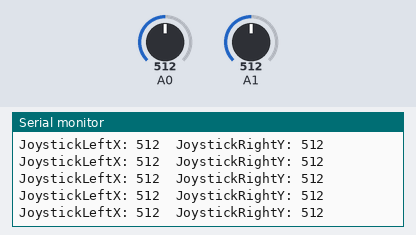
This sketch was run on a simulated Arduino Uno, built with avr-gcc and run on an emulated ATmega328P. On the bench: the last lines printed to the serial monitor. The inputs (shaded band) are chosen by the test bench; at power-on: A0 = 512, A1 = 512.

Above: at 1.2 s.
1.3 s: A0 set to 110
At 1.43 s:
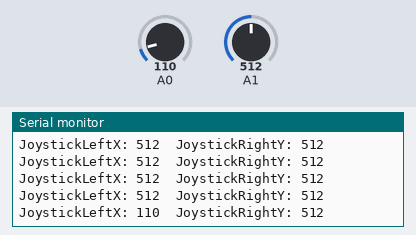
4.3 s: A0 set to 94
At 4.33 s:
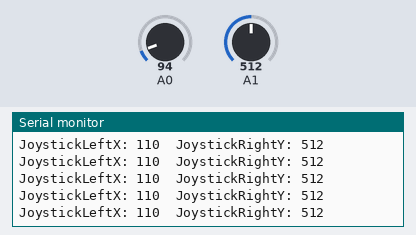
5.8 s: A1 set to 105
At 5.83 s:
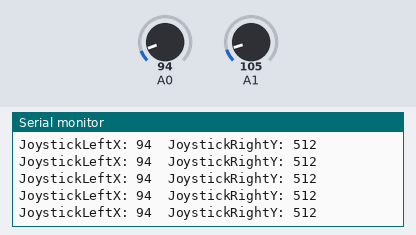
7.3 s: A1 set to 91
At 7.33 s:
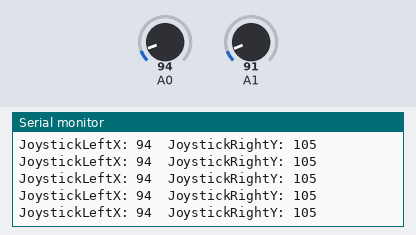
10.3 s: A1 set to 11
At 10.33 s:
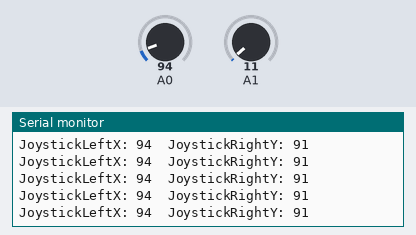
13.3 s: A1 set to 8
At 13.33 s:
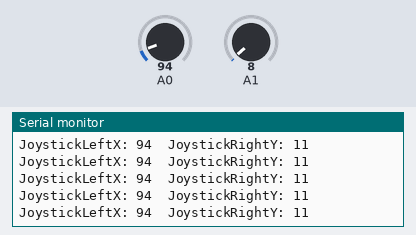
Timing chart, 0 to 16.3 s (numbered marks = the images above; inputs shaded):
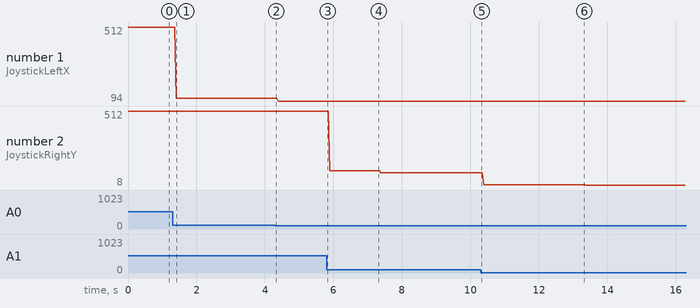

The sketch:

2-Joysticks.ino
```cpp
struct joystickValues
  {
  char joystickName[20];
  const int pin;
  int value;
  };

struct joystickValues controller[]
{
  {"JoystickLeftX", A0, 0 },
  {"JoystickRightY", A1, 0 }
};

void setup() {
  Serial.begin(9600);
  for(int i = 0; i < 2; i++)
  {
    pinMode(controller[i].pin, INPUT);
  }

}

void loop() {

  // put your main code here, to run repeatedly:
 for(int i = 0; i < 2; i++)
 {
   controller[i].value = analogRead(controller[i].pin);

 }
  debug();


 }

 void debug(){
  Serial.print(controller[0].joystickName ); Serial.print(": ");  Serial.print(controller[0].value);
  Serial.print("  ");
  Serial.print(controller[1].joystickName ); Serial.print(": ");  Serial.println(controller[1].value);
 }
```

Measured:
- after the input at 1.3 s, the serial monitor: prints a new line after 0.11 s (image 1)
- plotted number 1: 512 → 110 after the input at 1.3 s, 110 → 94 after the input at 4.3 s
- plotted number 2: 512 → 105 after the input at 5.8 s, 105 → 91 after the input at 7.3 s, 91 → 11 after the input at 10.3 s, 11 → 8 after the input at 13.3 s
